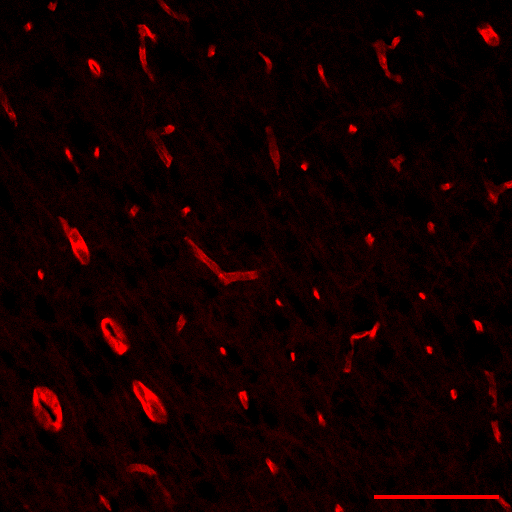
#> input picture day_2/imgs/IHC.png, 512 x 512 px
$ python 6_image_enhancement.py
#> lines starting #> are read from the running program, lines starting #| are printed output that depends on the picture
import numpy as np
from skimage import io, color, exposure
from skimage.util import img_as_ubyte
import matplotlib.pyplot as plt

# Load an image from file
image = io.imread('imgs/IHC.png')
#> image is the input picture: shape (512, 512, 3); mean R, G, B 19.4, 0, 0
io.imshow(image)
io.show()

# Convert the image to grayscale
gray_image = color.rgb2gray(image)
gray_image = img_as_ubyte(gray_image)
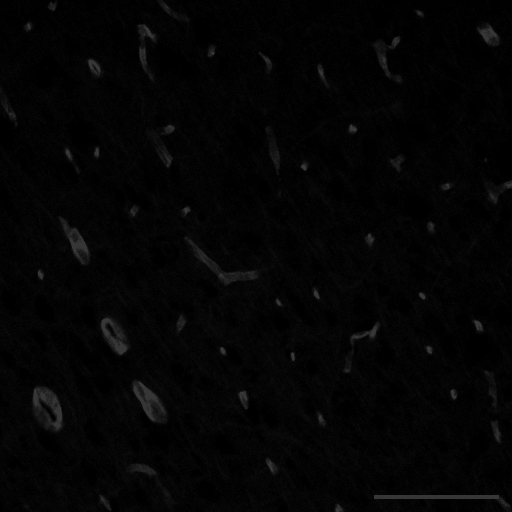
#> gray_image: shape (512, 512); min 0, max 54, mean 4.1
io.imshow(gray_image, cmap='gray')
io.show()

# 0. plot the histogram of the image
def get_hist(image):
    hist = np.array([0] * 256)
    for row in image:
        for pixel in row:
            hist[pixel] += 1
#> after the loop, hist = 256 values, max 49110 at index 0, min 0 at index 55, mean 1024
    return hist

# plot the histogram of the image
hist = get_hist(gray_image)
plt.bar(range(256), hist)
plt.show()
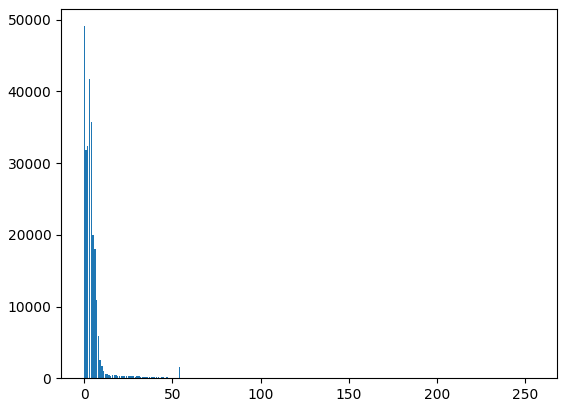
#> figure drawn by matplotlib, 1 panel; tallest bar 49110 high, from x = -0.4 to 0.4


def plot_image_and_hist(image, hist, title=None):
    fig, ax = plt.subplots(ncols=2, figsize=(16, 6))
    ax[0].imshow(image, cmap='gray')
    ax[0].axis('off')
    ax[1].bar(range(256), hist, width=5.0)
    ax[1].set_xlim([0, 256])
    plt.suptitle(title)
    plt.show()
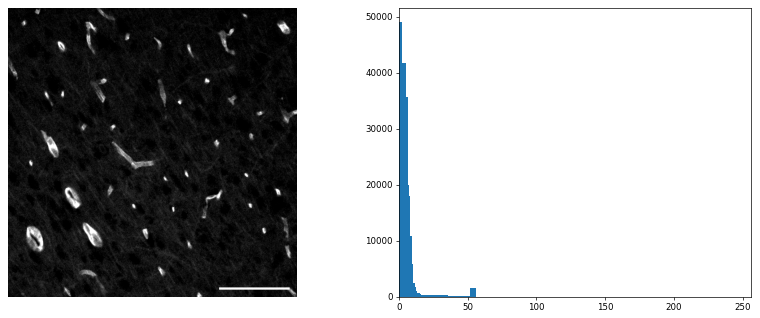
#> figure drawn by matplotlib, 2 panels; panel 2: tallest bar 49110 high, from x = -2.5 to 2.5

# plot the image and its histogram side-by-side
plot_image_and_hist(gray_image, hist)

# 1. Histogram Equalization
equalized_image = exposure.rescale_intensity(gray_image)
equalized_image = img_as_ubyte(equalized_image)
equalized_image_hist = get_hist(equalized_image)
#> equalized_image_hist = 256 values, max 49110 at index 0, min 0 at index 1, mean 1024
plot_image_and_hist(equalized_image, equalized_image_hist, title="Equalization")

# 2. Gamma Correction
gamma = 1.5  # Adjust the gamma value as needed
gamma_corrected_image = exposure.adjust_gamma(equalized_image, gamma)
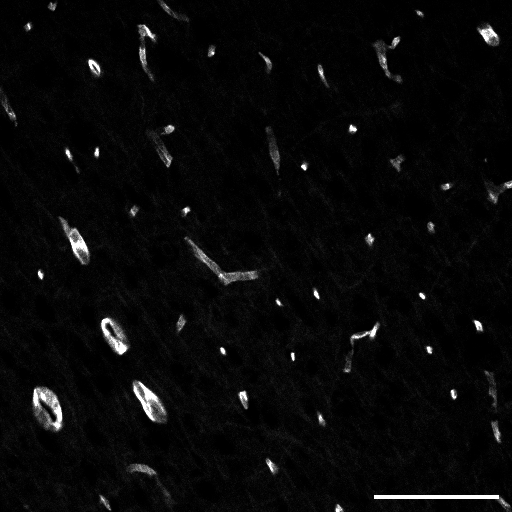
#> gamma_corrected_image: shape (512, 512); min 0, max 255, mean 8.6
gamma_corrected_image = img_as_ubyte(gamma_corrected_image)
gamma_corrected_image_hist = get_hist(gamma_corrected_image)
#> gamma_corrected_image_hist = 256 values, max 49110 at index 0, min 0 at index 4, mean 1024
plot_image_and_hist(gamma_corrected_image, gamma_corrected_image_hist, title="Gamma Correction")
#> call 3 of plot_image_and_hist, with hist = array of shape (256,), title = 'Gamma Correction'
#> in plot_image_and_hist (call 3), `plt.show()`:
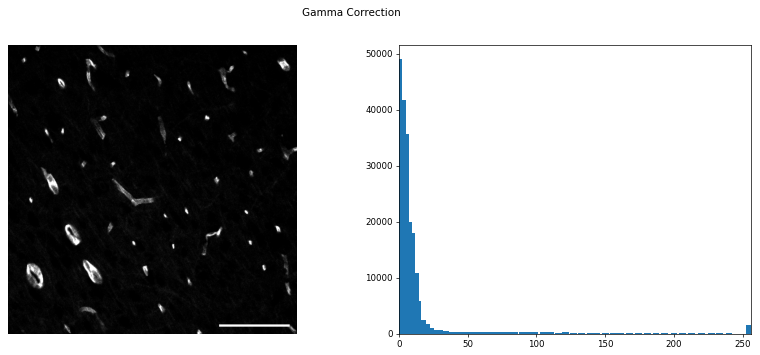
#> figure drawn by matplotlib, 2 panels; panel 2: tallest bar 49110 high, from x = -2.5 to 2.5

# 3. Logarithmic Correction
log = 1.5  # Adjust the log value as needed
logarithmic_corrected_image = exposure.adjust_log(equalized_image, log)
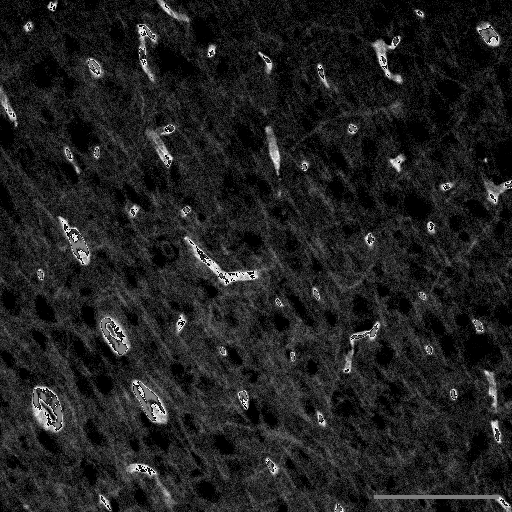
#> logarithmic_corrected_image: shape (512, 512); min 0, max 249, mean 32.5
logarithmic_corrected_image = img_as_ubyte(logarithmic_corrected_image)
logarithmic_corrected_image_hist = get_hist(logarithmic_corrected_image)
#> logarithmic_corrected_image_hist = 256 values, max 49308 at index 0, min 0 at index 1, mean 1024
plot_image_and_hist(logarithmic_corrected_image, logarithmic_corrected_image_hist, title="Logaritmic Correction")
#> call 4 of plot_image_and_hist, with hist = array of shape (256,), title = 'Logaritmic Correction'
#> in plot_image_and_hist (call 4), `plt.show()`:
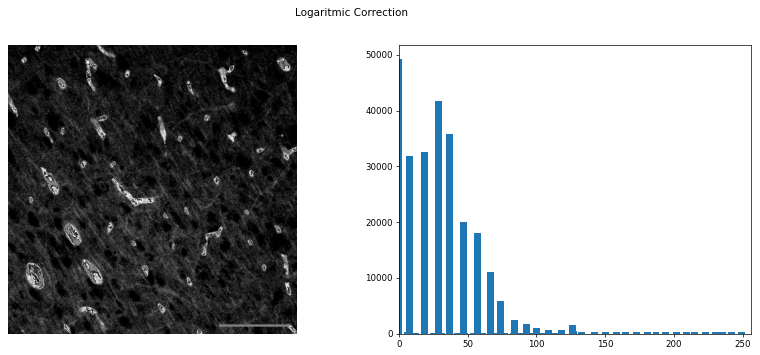
#> figure drawn by matplotlib, 2 panels; panel 2: tallest bar 49308 high, from x = -2.5 to 2.5

# 4. Contrast Limited Adaptive Histogram Equalization (CLAHE)
clahe_corrected_image = exposure.equalize_adapthist(equalized_image, kernel_size=100, clip_limit=0.01)
clahe_corrected_image = img_as_ubyte(clahe_corrected_image)
clahe_corrected_image_hist = get_hist(clahe_corrected_image)
#> clahe_corrected_image_hist has the same summary as equalized_image_hist
plot_image_and_hist(clahe_corrected_image, clahe_corrected_image_hist, title="Contrast Limited Adaptive Histogram Equalization (CLAHE)")

$ run again, with day_2/imgs/MRI_no_cancer.jpeg saved as day_2/imgs/IHC.png
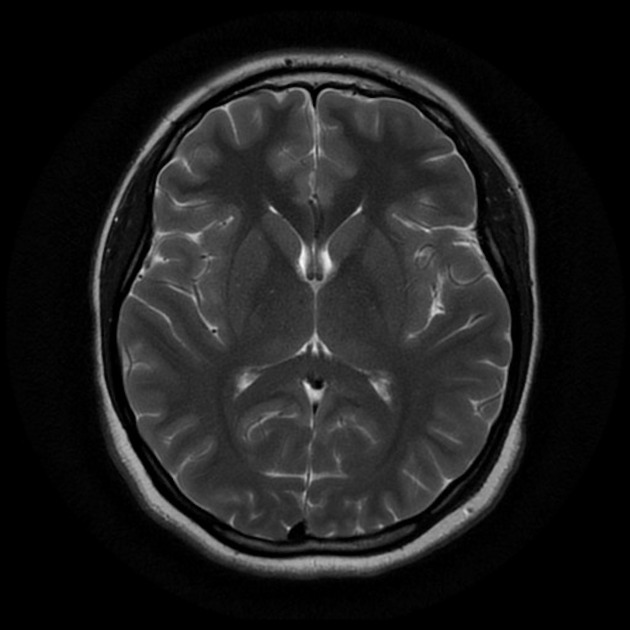
#> input picture day_2/imgs/MRI_no_cancer.jpeg, 630 x 630 px
#> image is the input picture: shape (630, 630); min 0, max 248, mean 29.7
#> after the loop in get_hist, `for row in image:`: hist = 256 values, max 103526 at index 0, min 0 at index 235, mean 1550.4
#> equalized_image_hist = 256 values, max 103526 at index 0, min 0 at index 36, mean 1550.4
#> `gamma_corrected_image = exposure.adjust_gamma(equalized_image, gamma)`:
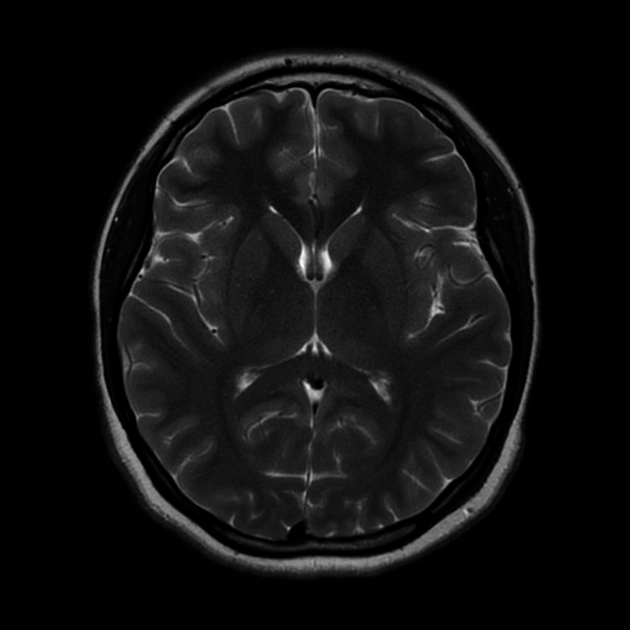
#> gamma_corrected_image: shape (630, 630); min 0, max 255, mean 16
#> gamma_corrected_image_hist = 256 values, max 163769 at index 0, min 0 at index 38, mean 1550.4
#> logarithmic_corrected_image_hist = 256 values, max 103822 at index 0, min 0 at index 1, mean 1550.4
#> clahe_corrected_image_hist = 256 values, max 119888 at index 2, min 0 at index 253, mean 1550.4
#> in plot_image_and_hist (call 5), `plt.show()`:
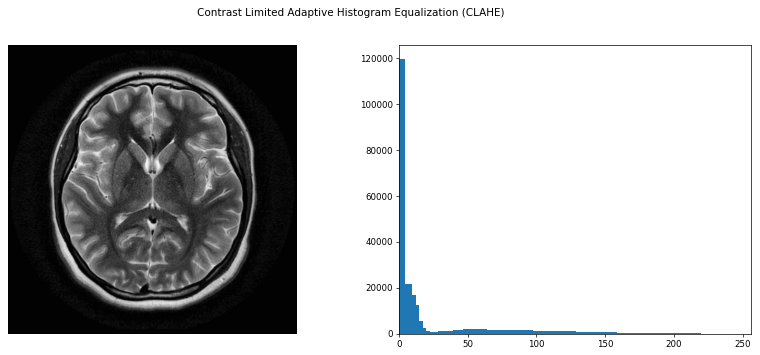
#> figure drawn by matplotlib, 2 panels; panel 2: tallest bar 119888 high, from x = -0.5 to 4.5
